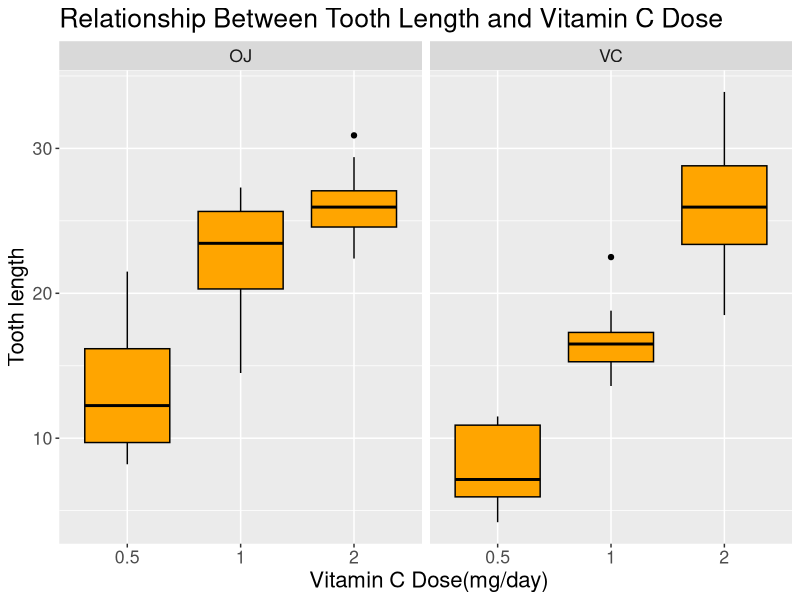

Generate this figure with R:
library(ggplot2)
library(gridExtra)
tooth_data <- data.frame(ToothGrowth)
tooth_data$dose <- as.factor(tooth_data$dose)
head(tooth_data)
str(tooth_data)
summary(tooth_data)

p <- ggplot(tooth_data, aes(dose,len)) + geom_boxplot(color="black",fill="orange")+
facet_grid(.~supp) + labs(title="Relationship Between Tooth Length and Vitamin C Dose")+
labs(x=" Vitamin C Dose(mg/day)", y="Tooth length") + theme(text = element_text(size=16))
print(p)

#Test if if OJ and VC delivery methods overall show a difference in tooth growth.
#Don't assume equal variances.  Two-tailed test.
t.test(tooth_data$len~tooth_data$supp)

#Perform the same test, but use the one tail test.
t.test(tooth_data$len~tooth_data$supp, alternative = "greater")

#Compare tooth growth for doses at 0.5 and 1 for the OJ group.  Does the
#1 dose group have larger teeth than the 0.5 dose group?
tooth_length_oj_dose1 <-tooth_data$len[tooth_data$dose==1 & tooth_data$supp =="OJ"]
tooth_length_oj_dose0p5 <-tooth_data$len[tooth_data$dose==0.5 & tooth_data$supp =="OJ"]
tooth_length_oj_dose2 <-tooth_data$len[tooth_data$dose==2 & tooth_data$supp =="OJ"]


t.test(tooth_length_oj_dose1,tooth_length_oj_dose0p5, alternative = "greater")
t.test(tooth_length_oj_dose2,tooth_length_oj_dose1, alternative = "greater")


#Compare tooth growth for doses at 0.5 and 1 for the OJ group.  Does the
#1 dose group have larger teeth than the 0.5 dose group?
tooth_length_vc_dose1 <-tooth_data$len[tooth_data$dose==1 & tooth_data$supp =="VC"]
tooth_length_vc_dose0p5 <-tooth_data$len[tooth_data$dose==0.5 & tooth_data$supp =="VC"]
tooth_length_vc_dose2 <-tooth_data$len[tooth_data$dose==2 & tooth_data$supp =="VC"]


t.test(tooth_length_vc_dose1,tooth_length_vc_dose0p5, alternative = "greater")
t.test(tooth_length_vc_dose2,tooth_length_vc_dose1, alternative = "greater")